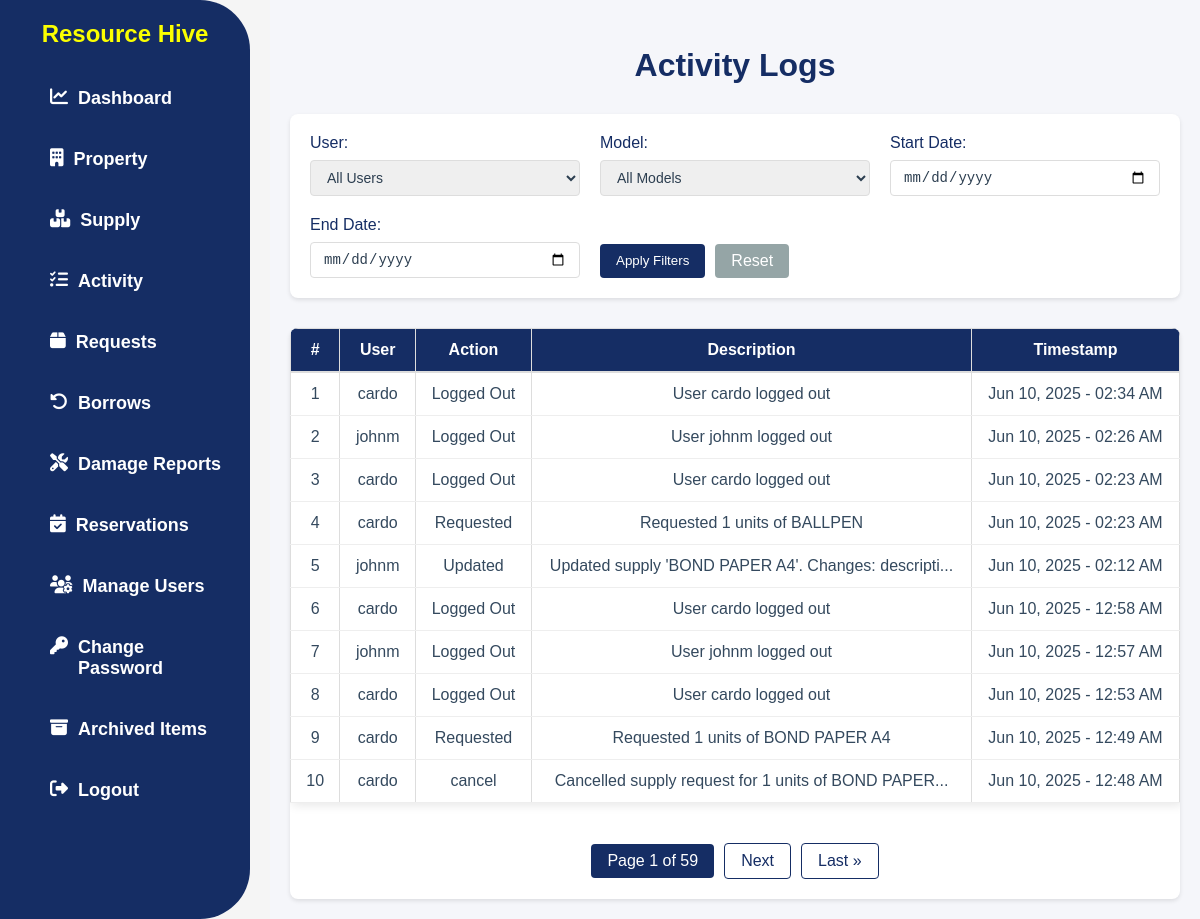
Screenshot of /activity/ (signed in) with the database file from the repository.
### app/models.py (models this page shows, shortened)
class ActivityLog(models.Model):
    ACTION_CHOICES = [
        ('create', 'Created'),
        ('update', 'Updated'),
        ('delete', 'Deleted'),
        ('login', 'Logged In'),
        ('logout', 'Logged Out'),
        ('view', 'Viewed'),
        ('request', 'Requested'),
        ('approve', 'Approved'),
        ('reject', 'Rejected'),
        ('borrow', 'Borrowed'),
        ('return', 'Returned'),
        ('report', 'Reported'),
    ]
    user = models.ForeignKey(User, on_delete=models.SET_NULL, null=True, blank=True)
    action = models.CharField(max_length=10, choices=ACTION_CHOICES)
    model_name = models.CharField(max_length=100)
    object_repr = models.CharField(max_length=255)
    description = models.TextField(blank=True, null=True)
    timestamp = models.DateTimeField(auto_now_add=True)
    class Meta:
        ordering = ['-timestamp']

### app/views.py (the view)
# urls.py: path('activity/', ActivityPageView.as_view(), name='activity'),
class ActivityPageView(PermissionRequiredMixin, ListView):
    model = ActivityLog
    template_name = 'app/activity.html'
    permission_required = 'app.view_admin_module'
    permission_denied_message = "You do not have permission to view the activity log."
    context_object_name = 'activitylog_list'
    paginate_by = 10
    def get_queryset(self):
        queryset = ActivityLog.objects.all().order_by('-timestamp')
        user_filter = self.request.GET.get('user')
        model_filter = self.request.GET.get('model')
        start_date = self.request.GET.get('start_date')
        end_date = self.request.GET.get('end_date')
        if user_filter:
            queryset = queryset.filter(user_id=user_filter)
        if model_filter:
            queryset = queryset.filter(model_name=model_filter)
        if start_date:
            queryset = queryset.filter(timestamp__date__gte=start_date)
        if end_date:
            queryset = queryset.filter(timestamp__date__lte=end_date)
        category = self.request.GET.get('category')
        if category:
            queryset = queryset.filter(model_name=category)
        return queryset
    def get_context_data(self, **kwargs):
        context = super().get_context_data(**kwargs)
        context['users'] = User.objects.all()
        models = ActivityLog.objects.values_list('model_name', flat=True).distinct()
        context['models'] = sorted(set(models))  # Convert to set to ensure uniqueness and sort
        context['current_category'] = self.request.GET.get('category', '')
        return context

### app/templates/app/activity.html (shortened to what this page needs)
{% load static %}
<!DOCTYPE html>
<html lang="en">
<head>
    <link rel="stylesheet" href="{% static 'css/style.css' %}">
    <link rel="stylesheet" href="https://cdnjs.cloudflare.com/ajax/libs/font-awesome/6.4.2/css/all.min.css">
</head>
<body>
    {% block content %}
    {% include 'app/navbar.html' %}
    <div class="actlog-page">
        <h2 class="actlog-title">Activity Logs</h2>
        <div class="actlog-filter-section">
            <form method="get" class="actlog-filter-form">
                <div class="actlog-filter-group">
                    <label for="user">User:</label>
                    <select name="user" id="user">
                        <option value="">All Users</option>
                    </select>
                </div>
                <div class="actlog-filter-group">
                    <label for="model">Model:</label>
                    <select name="model" id="model">
                        <option value="">All Models</option>
                    </select>
                </div>
                <div class="actlog-filter-group">
                    <label for="start_date">Start Date:</label>
                    <input type="date" name="start_date" id="start_date" value="{{ request.GET.start_date }}">
                </div>
                <div class="actlog-filter-group">
                    <label for="end_date">End Date:</label>
                    <input type="date" name="end_date" id="end_date" value="{{ request.GET.end_date }}">
                </div>
                <div class="actlog-filter-buttons">
                    <button type="submit" class="actlog-filter-submit">Apply Filters</button>
                    <a href="{% url 'activity' %}" class="actlog-filter-reset">Reset</a>
                </div>
            </form>
        </div>
        <div class="actlog-table-container">
            <table class="actlog-table">
                <thead>
                    <tr>
                        <th>#</th>
                        <th>User</th>
                        <th>Action</th>
                        <th>Description</th>
                        <th>Timestamp</th>
                    </tr>
                </thead>
                <tbody>
                    {% for log in activitylog_list %}
                    <tr>
                        <td>{{ page_obj.start_index|add:forloop.counter0 }}</td>
                        <td>{{ log.user.username }}</td>
                        <td>{{ log.get_action_display }}</td>
                        <td title="{{ log.description }}">
                            {% if log.description|length > 50 %}
                                {{ log.description|slice:':50' }}...
                            {% else %}
                                {{ log.description }}
                            {% endif %}
                        </td>
                        <td>{{ log.timestamp|date:"M d, Y - h:i A" }}</td>
                    </tr>
                    {% empty %}
                    <tr>
                        <td colspan="5" class="actlog-empty">No activity logs available.</td>
                    </tr>
                    {% endfor %}
                </tbody>
            </table>
            {% if is_paginated %}
            <div class="actlog-pagination">
                <span class="current">
                    Page {{ page_obj.number }} of {{ page_obj.paginator.num_pages }}
                </span>
                {% if page_obj.has_next %}
                    <a href="?page={{ page_obj.next_page_number }}">Next</a>
                    <a href="?page={{ page_obj.paginator.num_pages }}">Last &raquo;</a>
                {% endif %}
            </div>
            {% endif %}
        </div>
    </div>
    {% endblock content %}
</body>
</html>

### static/css/style.css (style rules this page uses)
body { font-family: Arial, sans-serif; margin: 0; padding: 0; background-color: whitesmoke; }
.actlog-page { padding: 20px; margin-left: 270px; background-color: #f5f6fa; min-height: 100vh; }
.actlog-title { color: #152d64; margin-bottom: 30px; font-size: 32px; font-weight: 600; text-align: center; }
.actlog-filter-section { background: white; padding: 20px; border-radius: 8px; box-shadow: 0 2px 4px rgba(0, 0, 0, 0.1); margin-bottom: 30px; }
.actlog-filter-form { display: grid; grid-template-columns: repeat(auto-fit, minmax(200px, 1fr)); gap: 20px; align-items: end; }
.actlog-filter-group { display: flex; flex-direction: column; }
.actlog-filter-group label { font-weight: 500; margin-bottom: 8px; color: #152d64; }
.actlog-filter-group select, .actlog-filter-group input[type="date"] { padding: 8px 12px; border: 1px solid #ddd; border-radius: 4px; font-size: 14px; color: #2c3e50; }
.actlog-filter-buttons { display: flex; gap: 10px; }
.actlog-filter-submit { background-color: #152d64; color: white; border: none; padding: 8px 16px; border-radius: 4px; cursor: pointer; font-weight: 500; transition: background-color 0.2s; }
.actlog-filter-reset { background-color: #95a5a6; color: white; border: none; padding: 8px 16px; border-radius: 4px; cursor: pointer; font-weight: 500; transition: background-color 0.2s; text-decoration: none; }
.actlog-table-container { background: white; border-radius: 8px; box-shadow: 0 2px 4px rgba(0, 0, 0, 0.1); overflow: hidden; }
.actlog-table { width: 100%; border-collapse: collapse; }
.actlog-table th { background-color: #152d64; padding: 12px 15px; text-align: center; font-weight: 600; color: white; border-bottom: 2px solid #ddd; }
.actlog-table td { padding: 12px 15px; border-bottom: 1px solid #eee; color: #34495e; }
.actlog-pagination { display: flex; justify-content: center; align-items: center; gap: 10px; padding: 20px; margin-top: 20px; }
.actlog-pagination a { color: #152d64; text-decoration: none; padding: 8px 16px; border: 1px solid #152d64; border-radius: 4px; transition: all 0.3s ease; font-weight: 500; }
.actlog-pagination .current { background-color: #152d64; color: white; padding: 8px 16px; border-radius: 4px; font-weight: 500; }
table { width: 100%; border-collapse: collapse; background: white; box-shadow: 2px 2px 10px rgba(0, 0, 0, 0.1); }
th, td { padding: 8px 12px; text-align: center; border: 1px solid #ddd; }
th { background-color: #152d64; color: white; font-weight: bold; }
td { color: #333; }
span { font-weight: bolder; }

### rows the page displays
ActivityLog: start_index|add "1", user.username "cardo", action "Logged Out", description "User cardo logged out", timestamp "Jun 10, 2025 - 02:34 AM"
ActivityLog: start_index|add "2", user.username "johnm", action "Logged Out", description "User johnm logged out", timestamp "Jun 10, 2025 - 02:26 AM"
ActivityLog: start_index|add "3", user.username "cardo", action "Logged Out", description "User cardo logged out", timestamp "Jun 10, 2025 - 02:23 AM"
ActivityLog: start_index|add "4", user.username "cardo", action "Requested", description "Requested 1 units of BALLPEN", timestamp "Jun 10, 2025 - 02:23 AM"
ActivityLog: start_index|add "5", user.username "johnm", action "Updated", description "Updated supply 'BOND PAPER A4'. Changes: descripti", timestamp "Jun 10, 2025 - 02:12 AM"
ActivityLog: start_index|add "6", user.username "cardo", action "Logged Out", description "User cardo logged out", timestamp "Jun 10, 2025 - 12:58 AM"
ActivityLog: start_index|add "7", user.username "johnm", action "Logged Out", description "User johnm logged out", timestamp "Jun 10, 2025 - 12:57 AM"
ActivityLog: start_index|add "8", user.username "cardo", action "Logged Out", description "User cardo logged out", timestamp "Jun 10, 2025 - 12:53 AM"
ActivityLog: start_index|add "9", user.username "cardo", action "Requested", description "Requested 1 units of BOND PAPER A4", timestamp "Jun 10, 2025 - 12:49 AM"
ActivityLog: start_index|add "10", user.username "cardo", action "cancel", description "Cancelled supply request for 1 units of BOND PAPER", timestamp "Jun 10, 2025 - 12:48 AM"

### other values shown
{{ page_obj.number }} "1"
{{ page_obj.paginator.num_pages }} "59"
